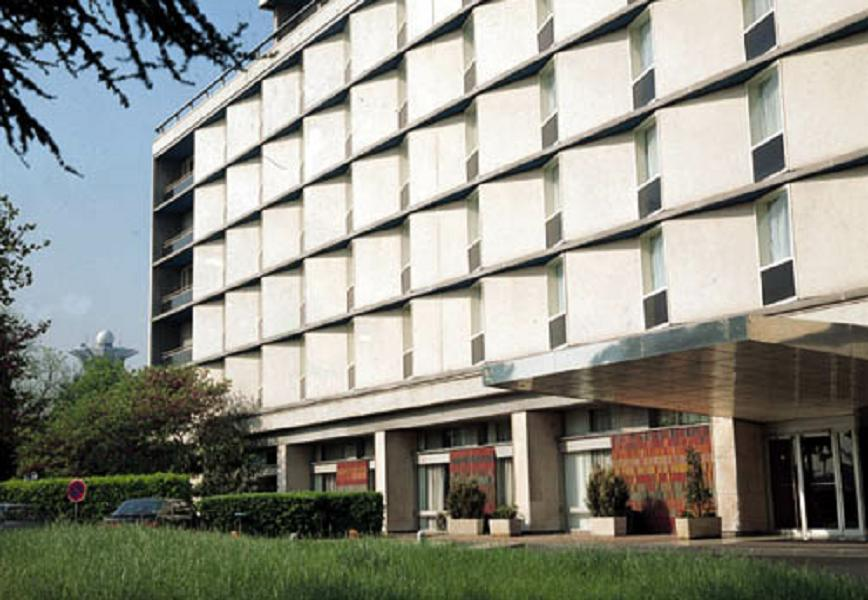
#> input picture 5to año/Procesamiento Digital de Imagenes/Tema 3 - Operaciones en el dominio frecuencial/Practica/building.jpg, 868 x 600 px
$ jupyter execute p5_ej1.ipynb
#> lines starting #> are read from the running program, lines starting #| are printed output that depends on the picture; after the words box and inside, x2 and y2 are one past the last pixel; in counts of white or black regions, pixels touching at a corner belong together
[cell 1]
import cv2
import numpy as np
import matplotlib.pyplot as plt
import imutils

def calcular_y_mostrar_fft(img_espacial,titulo):
    # 1. Calcular la FFT de la imagen
#> called with titulo = 'Línea Horizontal'
    f = np.fft.fft2(img_espacial)
    # 2. Centrar las bajas frecuencias
    fshift = np.fft.fftshift(f)
    # 3. Calcular magnitud y aplicar logaritmo (sumamos 1 para no hacer log(0))
    magnitud = 20 * np.log(np.abs(fshift) + 1)

    fig, axs = plt.subplots(1, 2, figsize=(10, 5))
    axs[0].imshow(img_espacial, cmap='gray')
    axs[0].set_title(titulo + " (Espacial)")
    axs[0].axis('off')

    axs[1].imshow(magnitud, cmap='gray')
    axs[1].set_title("Espectro de Magnitud (Frecuencia)")
    axs[1].axis('off')
    plt.show()
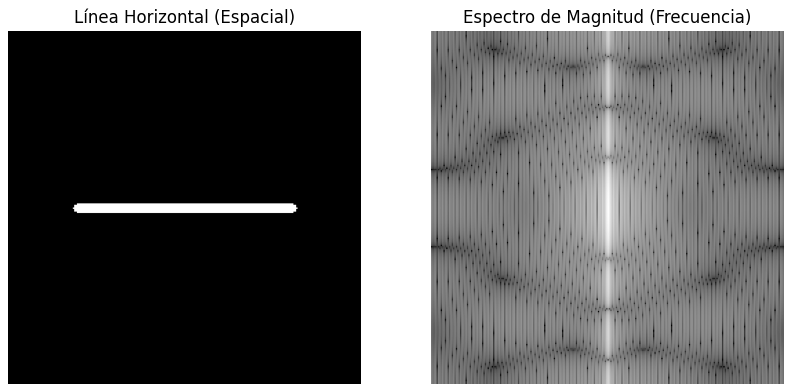
#> figure drawn by matplotlib, 2 panels

print('--PUNTOS 1 Y 2: Formas basicas y TDF')

#Crear lienzo negros de 256x256
lienzo = lambda: np.zeros((256, 256), dtype=np.uint8)

#a) linea horizontal
img_h = lienzo()
cv2.line(img_h,(50,128),(206,128),255,5)
calcular_y_mostrar_fft(img_h, "Línea Horizontal")

# b) Línea Vertical
img_v = lienzo()
cv2.line(img_v, (128, 50), (128, 206), 255, 5)
calcular_y_mostrar_fft(img_v, "Línea Vertical")
#> call 2 of calcular_y_mostrar_fft, with titulo = 'Línea Vertical'
#> in calcular_y_mostrar_fft (call 2), `plt.show()`:
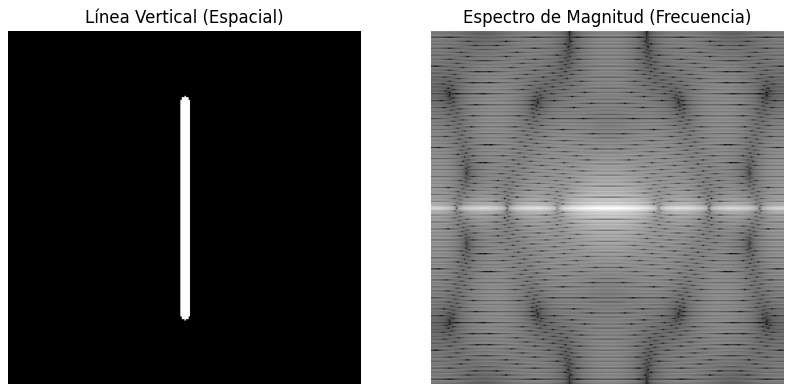
#> figure drawn by matplotlib, 2 panels

# c) Cuadrado centrado
img_cuadrado = lienzo()
cv2.rectangle(img_cuadrado, (96, 96), (160, 160), 255, -1)
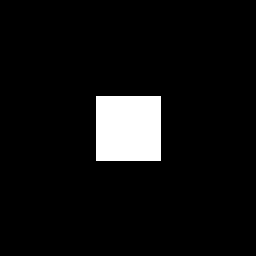
#> img_cuadrado: shape (256, 256); 6.4% white; 1 white region, box (x1, y1, x2, y2) and area: (96, 96, 161, 161) 4225
calcular_y_mostrar_fft(img_cuadrado, "Cuadrado")
#> call 3 of calcular_y_mostrar_fft, with titulo = 'Cuadrado'
#> in calcular_y_mostrar_fft (call 3), `plt.show()`:
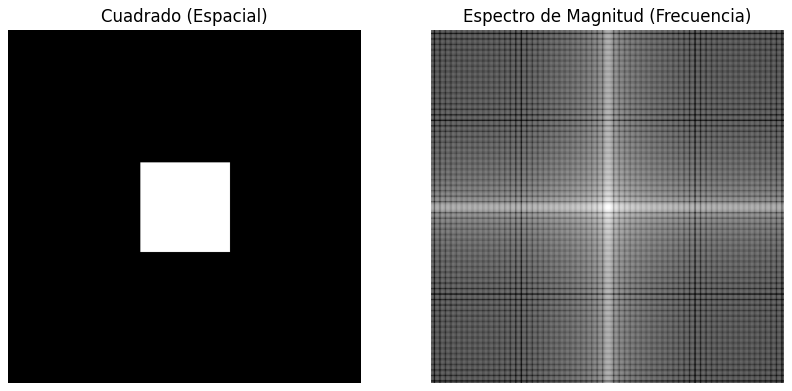
#> figure drawn by matplotlib, 2 panels

# d) Círculo descentrado (Para comprobar que la TDF no cambia de lugar)
img_circulo = lienzo()
cv2.circle(img_circulo, (180, 80), 30, 255, -1)
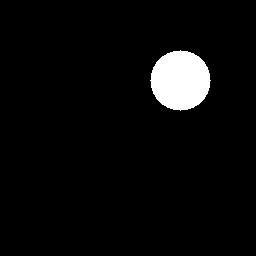
#> img_circulo: shape (256, 256); 4.3% white; 1 white region, box (x1, y1, x2, y2) and area: (150, 50, 211, 111) 2821
calcular_y_mostrar_fft(img_circulo, "Círculo Descentrado")
#> call 4 of calcular_y_mostrar_fft, with titulo = 'Círculo Descentrado'
#> in calcular_y_mostrar_fft (call 4), `plt.show()`:
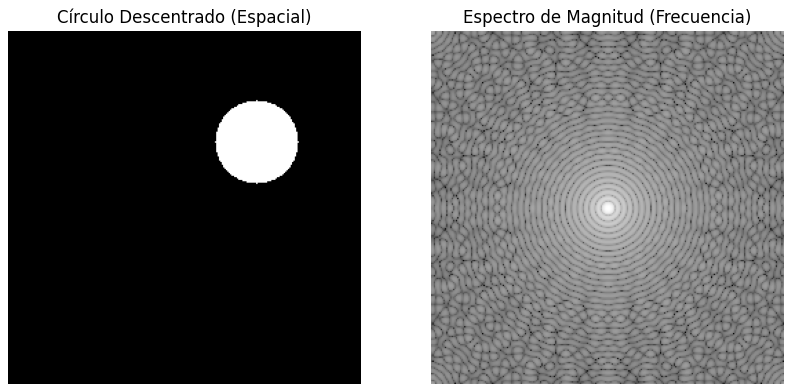
#> figure drawn by matplotlib, 2 panels

print("\n--- PUNTO 3: Rotación y Fenómenos de Borde ---")

# Construir imagen 512x512 con línea vertical de 1 px
img_512 = np.zeros((512, 512), dtype=np.uint8)
cv2.line(img_512, (256, 0), (256, 512), 255, 1)

# Rotar 20 grados
img_rotada = imutils.rotate(img_512, 20)

# Extraer sección central de 256x256 (desde el pixel 128 al 384)
recorte_original = img_512[128:384, 128:384]
recorte_rotado = img_rotada[128:384, 128:384]

calcular_y_mostrar_fft(recorte_original, "Recorte Original (Vertical)")
#> in calcular_y_mostrar_fft (call 5), `plt.show()`:
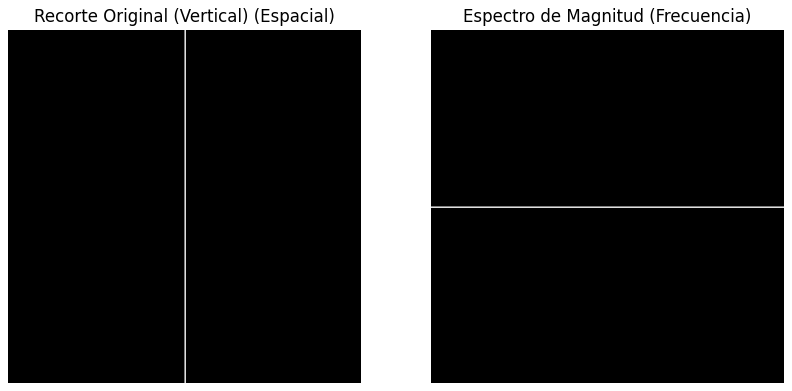
#> figure drawn by matplotlib, 2 panels
calcular_y_mostrar_fft(recorte_rotado, "Recorte Rotado (20 grados)")
#> in calcular_y_mostrar_fft (call 6), `plt.show()`:
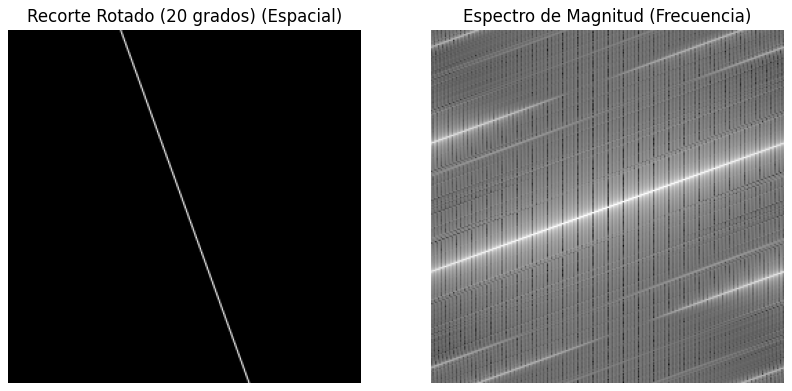
#> figure drawn by matplotlib, 2 panels

### Respuestas al Ejercicio 1: Conceptos básicos de la TDF 2D

**1 y 2. Pronósticos vs. Realidad (Formas Básicas)**
* **Línea Horizontal:** En el dominio frecuencial se observa una **línea vertical** centrada. Esto se debe a que los bordes espaciales generan altas frecuencias en dirección perpendicular.
* **Línea Vertical:** Se observa una **línea horizontal** centrada.
* **Cuadrado / Rectángulo:** Se observa un patrón en forma de cruz (matemáticamente, una función Sinc 2D). Las dimensiones son inversamente proporcionales: si el rectángulo es muy ancho en la imagen espacial, su espectro de magnitud será muy angosto en el eje X, y viceversa.
* **Círculo:** Se observan anillos concéntricos difuminados (discos de Airy).
* **Efecto de Traslación:** Si se varía la localización del objeto (por ejemplo, mover el cuadrado a una esquina), **el espectro de magnitud NO cambia**. La magnitud de la Transformada de Fourier es invariante a la traslación.

**3. La Línea Rotada (20 grados) y el Recorte**
* **Efecto de Rotación:** La propiedad de rotación de Fourier indica que si la imagen espacial se rota $\theta$ grados, el espectro de magnitud rotará exactamente esos mismos $\theta$ grados.
* **Diferencias originadas por el recorte:** Al recortar una sección de 256x256 donde la línea rota toca los bordes, se rompe la asunción de "periodicidad" matemática de Fourier. Como el algoritmo asume que la imagen se repite infinitamente como un mosaico, los extremos de la línea no encajan perfectamente con el "mosaico" de arriba y abajo. Ese desfase genera un "salto brusco" de intensidad, lo cual se traduce en altas frecuencias artificiales que ensucian el espectro (apareciendo como una cruz o línea adicional).

[cell 2]
import cv2
import numpy as np
import matplotlib.pyplot as plt

def analizar_espectro(img_path, titulo):
    # Cargar en escala de grises
    img = cv2.imread(img_path, cv2.IMREAD_GRAYSCALE)
    if img is None:
        print(f"⚠️ No se encontró la imagen: {img_path}")
        return

    # 1. Calcular la TDF de la imagen real
    f = np.fft.fft2(img)

    # 2. Centrar las bajas frecuencias en el origen (el centro de la imagen)
    fshift = np.fft.fftshift(f)

    # 3. Calcular la magnitud (el módulo) y aplicar logaritmo para visualizar
    # Sumamos 1 para evitar problemas al hacer log(0)
    magnitud = 20 * np.log(np.abs(fshift) + 1)

    # Visualización
    fig, axs = plt.subplots(1, 2, figsize=(12, 6))

    axs[0].imshow(img, cmap='gray')
    axs[0].set_title(f"Espacial: {titulo}")
    axs[0].axis('off')

    axs[1].imshow(magnitud, cmap='gray')
    axs[1].set_title("Espectro de Magnitud (Frecuencia)")
    axs[1].axis('off')

    plt.tight_layout()
    plt.show()

print("--- PUNTO 4: Correspondencia Frecuencial en Imágenes Reales ---")

# Ejecutamos el análisis para las 3 imágenes solicitadas
analizar_espectro('billete.jpg', 'Billete (Texturas Finas)')
analizar_espectro('building.jpg', 'Edificio (Líneas Rectas)')
#> call 2 of analizar_espectro, with img_path = 'building.jpg', titulo = 'Edificio (Líneas Rectas)'
#> in analizar_espectro (call 2), `img = cv2.imread(img_path, cv2.IMREAD_GRAYSCALE)`:
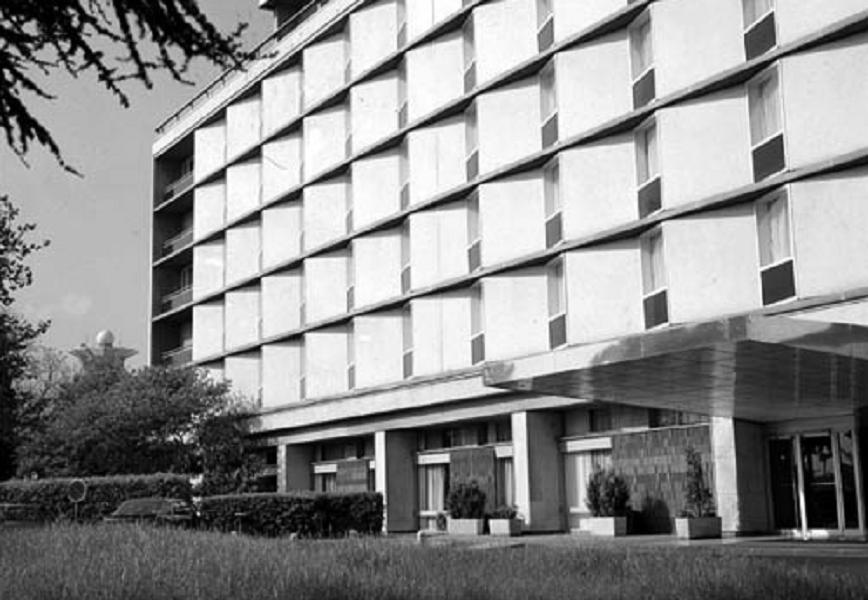
#> img: shape (600, 868); min 0, max 255, mean 142.3
#> in analizar_espectro (call 2), `magnitud = 20 * np.log(np.abs(fshift) + 1)`:
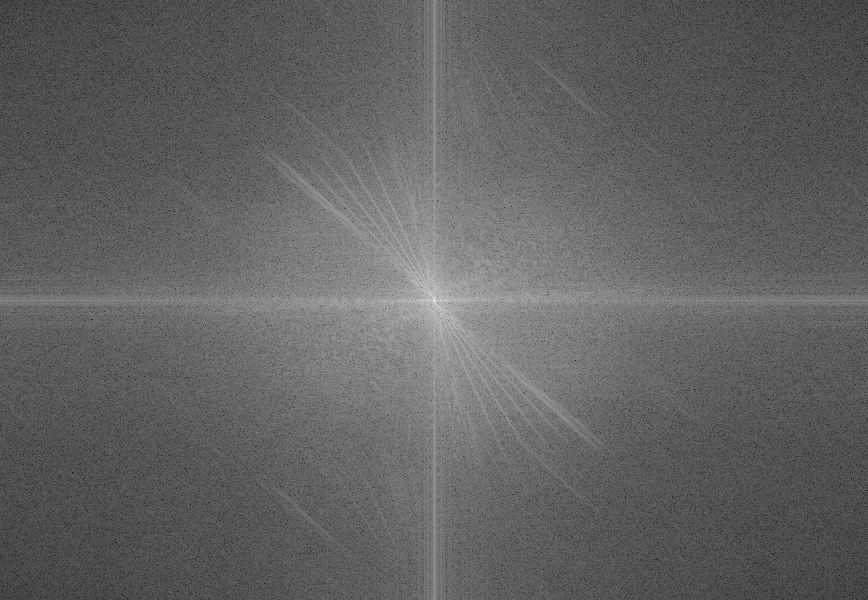
#> magnitud: shape (600, 868) float64; min 19.3, max 362.4, mean 152; drawn with min black and max white
analizar_espectro('chairs.jpg', 'Sillas (Formas Suaves / Ruido)')
